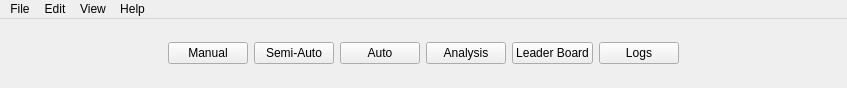
<?xml version="1.0" encoding="UTF-8"?>
<ui version="4.0">
 <class>MainWindow</class>
 <widget class="QMainWindow" name="MainWindow">
  <property name="enabled">
   <bool>true</bool>
  </property>
  <property name="geometry">
   <rect>
    <x>0</x>
    <y>0</y>
    <width>847</width>
    <height>88</height>
   </rect>
  </property>
  <property name="minimumSize">
   <size>
    <width>847</width>
    <height>88</height>
   </size>
  </property>
  <property name="maximumSize">
   <size>
    <width>847</width>
    <height>88</height>
   </size>
  </property>
  <property name="windowTitle">
   <string>Solar Car Timing Utility</string>
  </property>
  <property name="windowIcon">
   <iconset>
    <normaloff>../../../Pictures/icon.png</normaloff>../../../Pictures/icon.png</iconset>
  </property>
  <widget class="QWidget" name="centralwidget">
   <property name="enabled">
    <bool>true</bool>
   </property>
   <layout class="QGridLayout" name="gridLayout_2">
    <item row="0" column="2">
     <spacer name="horizontalSpacer_2">
      <property name="orientation">
       <enum>Qt::Horizontal</enum>
      </property>
      <property name="sizeHint" stdset="0">
       <size>
        <width>40</width>
        <height>20</height>
       </size>
      </property>
     </spacer>
    </item>
    <item row="0" column="0">
     <spacer name="horizontalSpacer">
      <property name="orientation">
       <enum>Qt::Horizontal</enum>
      </property>
      <property name="sizeHint" stdset="0">
       <size>
        <width>20</width>
        <height>20</height>
       </size>
      </property>
     </spacer>
    </item>
    <item row="0" column="1">
     <layout class="QGridLayout" name="gridLayout">
      <item row="0" column="1">
       <widget class="QPushButton" name="pushSemiAuto">
        <property name="text">
         <string>Semi-Auto</string>
        </property>
       </widget>
      </item>
      <item row="0" column="5">
       <widget class="QPushButton" name="pushLogs">
        <property name="text">
         <string>Logs</string>
        </property>
       </widget>
      </item>
      <item row="0" column="2">
       <widget class="QPushButton" name="pushVideo">
        <property name="text">
         <string>Auto</string>
        </property>
       </widget>
      </item>
      <item row="0" column="4">
       <widget class="QPushButton" name="pushLeaderBoard">
        <property name="text">
         <string>Leader Board</string>
        </property>
       </widget>
      </item>
      <item row="0" column="3">
       <widget class="QPushButton" name="pushGraph">
        <property name="text">
         <string>Analysis</string>
        </property>
       </widget>
      </item>
      <item row="0" column="0">
       <widget class="QPushButton" name="pushTable">
        <property name="text">
         <string>Manual</string>
        </property>
       </widget>
      </item>
     </layout>
    </item>
   </layout>
  </widget>
  <widget class="QMenuBar" name="mainMenuBar">
   <property name="geometry">
    <rect>
     <x>0</x>
     <y>0</y>
     <width>847</width>
     <height>23</height>
    </rect>
   </property>
   <widget class="QMenu" name="menuFile">
    <property name="title">
     <string>File</string>
    </property>
    <addaction name="actionNew"/>
    <addaction name="actionOpen"/>
    <addaction name="separator"/>
    <addaction name="actionImport_Data"/>
    <addaction name="actionSave"/>
    <addaction name="separator"/>
    <addaction name="separator"/>
    <addaction name="actionClose"/>
    <addaction name="separator"/>
    <addaction name="actionQuit"/>
   </widget>
   <widget class="QMenu" name="menuEdit">
    <property name="title">
     <string>Edit</string>
    </property>
    <addaction name="actionUndo"/>
    <addaction name="actionRedo"/>
    <addaction name="separator"/>
    <addaction name="actionCopy"/>
    <addaction name="actionCut"/>
    <addaction name="actionPaste"/>
    <addaction name="separator"/>
    <addaction name="actionSelectRow"/>
    <addaction name="actionSelectColumn"/>
    <addaction name="separator"/>
   </widget>
   <widget class="QMenu" name="menuView">
    <property name="title">
     <string>View</string>
    </property>
    <addaction name="actionTable"/>
    <addaction name="actionSemiAuto"/>
    <addaction name="actionAuto"/>
    <addaction name="actionGraphing"/>
    <addaction name="actionLeaderBoard"/>
    <addaction name="actionLog"/>
   </widget>
   <widget class="QMenu" name="menuHelp">
    <property name="title">
     <string>Help</string>
    </property>
    <addaction name="actionUserMan"/>
    <addaction name="actionAdminMan"/>
    <addaction name="actionAbout"/>
   </widget>
   <addaction name="menuFile"/>
   <addaction name="menuEdit"/>
   <addaction name="menuView"/>
   <addaction name="menuHelp"/>
  </widget>
  <action name="actionNew">
   <property name="text">
    <string>New Session</string>
   </property>
   <property name="shortcut">
    <string>Shift+N</string>
   </property>
  </action>
  <action name="actionOpen">
   <property name="text">
    <string>Open Directory</string>
   </property>
   <property name="shortcut">
    <string>Shift+O</string>
   </property>
  </action>
  <action name="actionClose">
   <property name="text">
    <string>Close</string>
   </property>
   <property name="shortcut">
    <string>Shift+W</string>
   </property>
  </action>
  <action name="actionTable">
   <property name="checkable">
    <bool>false</bool>
   </property>
   <property name="checked">
    <bool>false</bool>
   </property>
   <property name="text">
    <string>Manual</string>
   </property>
  </action>
  <action name="actionSemiAuto">
   <property name="checkable">
    <bool>false</bool>
   </property>
   <property name="text">
    <string>Semi-Auto</string>
   </property>
  </action>
  <action name="actionAuto">
   <property name="checkable">
    <bool>false</bool>
   </property>
   <property name="text">
    <string>Auto</string>
   </property>
  </action>
  <action name="actionLog">
   <property name="checkable">
    <bool>false</bool>
   </property>
   <property name="text">
    <string>Logs</string>
   </property>
  </action>
  <action name="actionAbout">
   <property name="text">
    <string>About</string>
   </property>
  </action>
  <action name="actionCopy">
   <property name="text">
    <string>Copy</string>
   </property>
   <property name="shortcut">
    <string>Ctrl+C</string>
   </property>
  </action>
  <action name="actionCut">
   <property name="text">
    <string>Cut</string>
   </property>
   <property name="shortcut">
    <string>Ctrl+X</string>
   </property>
  </action>
  <action name="actionPaste">
   <property name="text">
    <string>Paste</string>
   </property>
   <property name="shortcut">
    <string>Ctrl+V</string>
   </property>
  </action>
  <action name="actionRecent">
   <property name="text">
    <string>Recent</string>
   </property>
  </action>
  <action name="actionSave">
   <property name="text">
    <string>Export Data</string>
   </property>
   <property name="shortcut">
    <string>Shift+S</string>
   </property>
  </action>
  <action name="actionSaveAs">
   <property name="text">
    <string>Save as</string>
   </property>
   <property name="shortcut">
    <string>Ctrl+Shift+S</string>
   </property>
  </action>
  <action name="actionQuit">
   <property name="text">
    <string>Quit</string>
   </property>
   <property name="shortcut">
    <string>Shift+Q</string>
   </property>
  </action>
  <action name="actionUndo">
   <property name="text">
    <string>Undo</string>
   </property>
   <property name="shortcut">
    <string>Shift+Z</string>
   </property>
  </action>
  <action name="actionRedo">
   <property name="text">
    <string>Redo</string>
   </property>
   <property name="shortcut">
    <string>Ctrl+Shift+Z</string>
   </property>
  </action>
  <action name="actionSelectRow">
   <property name="text">
    <string>Select Row</string>
   </property>
   <property name="shortcut">
    <string>Ctrl+A</string>
   </property>
  </action>
  <action name="actionSelectColumn">
   <property name="text">
    <string>Select Column</string>
   </property>
   <property name="shortcut">
    <string>Ctrl+Shift+A</string>
   </property>
  </action>
  <action name="actionGraphing">
   <property name="text">
    <string>Analysis</string>
   </property>
  </action>
  <action name="actionAddCar">
   <property name="text">
    <string>Add Car</string>
   </property>
  </action>
  <action name="actionUpload">
   <property name="text">
    <string>Upload</string>
   </property>
  </action>
  <action name="actionLeaderBoard">
   <property name="text">
    <string>Leader Board</string>
   </property>
  </action>
  <action name="actionUserMan">
   <property name="text">
    <string>User Manual</string>
   </property>
  </action>
  <action name="actionAdminMan">
   <property name="text">
    <string>Admin Manual</string>
   </property>
  </action>
  <action name="actionImport_Data">
   <property name="text">
    <string>Import Data</string>
   </property>
  </action>
 </widget>
 <resources/>
 <connections/>
</ui>
